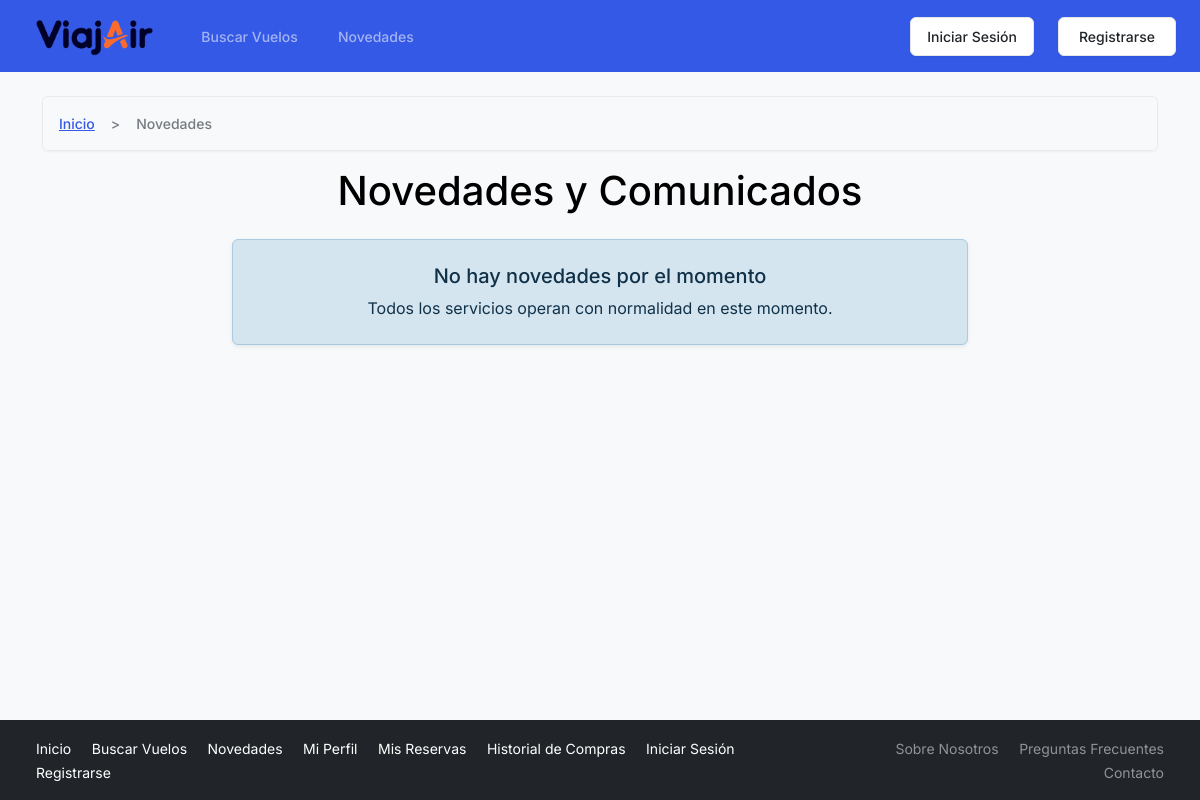
The page /public/novedades.php on the database as committed earlier.
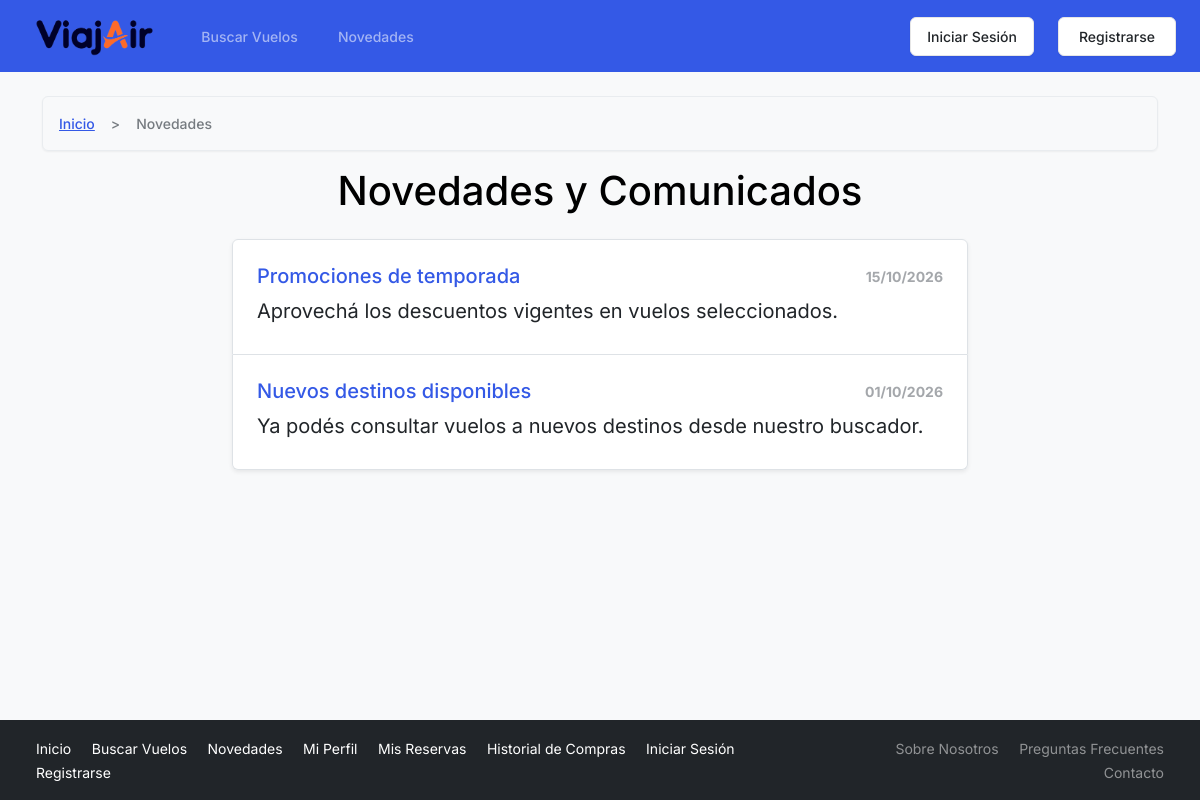
The same page on the database as committed later.
### tables this page shows
CREATE TABLE NOVEDADES (
    codNovedad INT AUTO_INCREMENT PRIMARY KEY,
    textoNovedad VARCHAR(200) NOT NULL,
    fechaPublicacionNovedad DATE NOT NULL,
    fechaExpiracionNovedad DATE NOT NULL
);

### public/novedades.php (the view, shortened to what this page needs)
<?php
require '../includes/conexion.php';
$limite = 5;
$pagina = isset($_GET['pagina']) && is_numeric($_GET['pagina']) ? (int)$_GET['pagina'] : 1;
$offset = ($pagina - 1) * $limite;
$sql_total = "SELECT COUNT(*) AS total
              FROM NOVEDADES
              WHERE fechaPublicacionNovedad <= CURDATE()
              AND fechaExpiracionNovedad >= CURDATE()";
$result_total = $conexion->query($sql_total);
$sql = "SELECT tituloNovedad, textoNovedad, fechaPublicacionNovedad
        FROM NOVEDADES
        WHERE fechaPublicacionNovedad <= CURDATE()
        AND fechaExpiracionNovedad >= CURDATE()
        ORDER BY fechaPublicacionNovedad DESC
        LIMIT $limite OFFSET $offset";
$result = $conexion->query($sql);
require '../includes/header.php';
?>
<div class="container mb-5">
    <nav aria-label="breadcrumb">
        <ol class="breadcrumb">
            <li class="breadcrumb-item"><a href="/tpi/index.php">Inicio</a></li>
            <li class="breadcrumb-item active" aria-current="page">Novedades</li>
        </ol>
    </nav>
    <div class="row justify-content-center">
        <div class="col-md-10 col-lg-8">
            <h1 class="mb-4 text-center text-black">Novedades y Comunicados</h1>
            <?php if ($result && $result->num_rows > 0): ?>
                <div class="list-group shadow-sm mb-4">
                    <?php while ($row = $result->fetch_assoc()): ?>
                        <?php
                            $titulo = !empty($row['tituloNovedad']) ? $row['tituloNovedad'] : 'Aviso Operativo';
                        ?>
                        <div class="list-group-item flex-column align-items-start p-4">
                            <div class="d-flex w-100 justify-content-between align-items-center mb-2">
                                <h2 class="h5 mb-0 text-primary"><?= htmlspecialchars($titulo); ?></h2>
                                <span class="text-body-tertiary fw-bold small ms-2">
                                    <?= date('d/m/Y', strtotime($row['fechaPublicacionNovedad'])); ?>
                                </span>
                            </div>
                            <p class="mb-1 fs-5 text-dark"><?= htmlspecialchars($row['textoNovedad']); ?></p>
                        </div>
                    <?php endwhile; ?>
                </div>
            <?php else: ?>
                <div class="alert alert-info text-center p-4 shadow-sm">
                    <h2 class="h5 mb-0">No hay novedades por el momento</h2>
                    <p class="mt-2 mb-0">Todos los servicios operan con normalidad en este momento.</p>
                </div>
            <?php endif; ?>
        </div>
    </div>
</div>
<?php require '../includes/footer.php'; ?>

Rows that differ between the two databases and show on the page:
added novedades: tituloNovedad "Promociones de temporada", fechaPublicacionNovedad "15/10/2026", textoNovedad "Aprovechá los descuentos vigentes en vuelos seleccionados."
added novedades: tituloNovedad "Nuevos destinos disponibles", fechaPublicacionNovedad "01/10/2026", textoNovedad "Ya podés consultar vuelos a nuevos destinos desde nuestro buscador."
Other text that changed with them:
text no longer shown: "No hay novedades por el momento Todos los servicios operan con normalidad en este momento."
